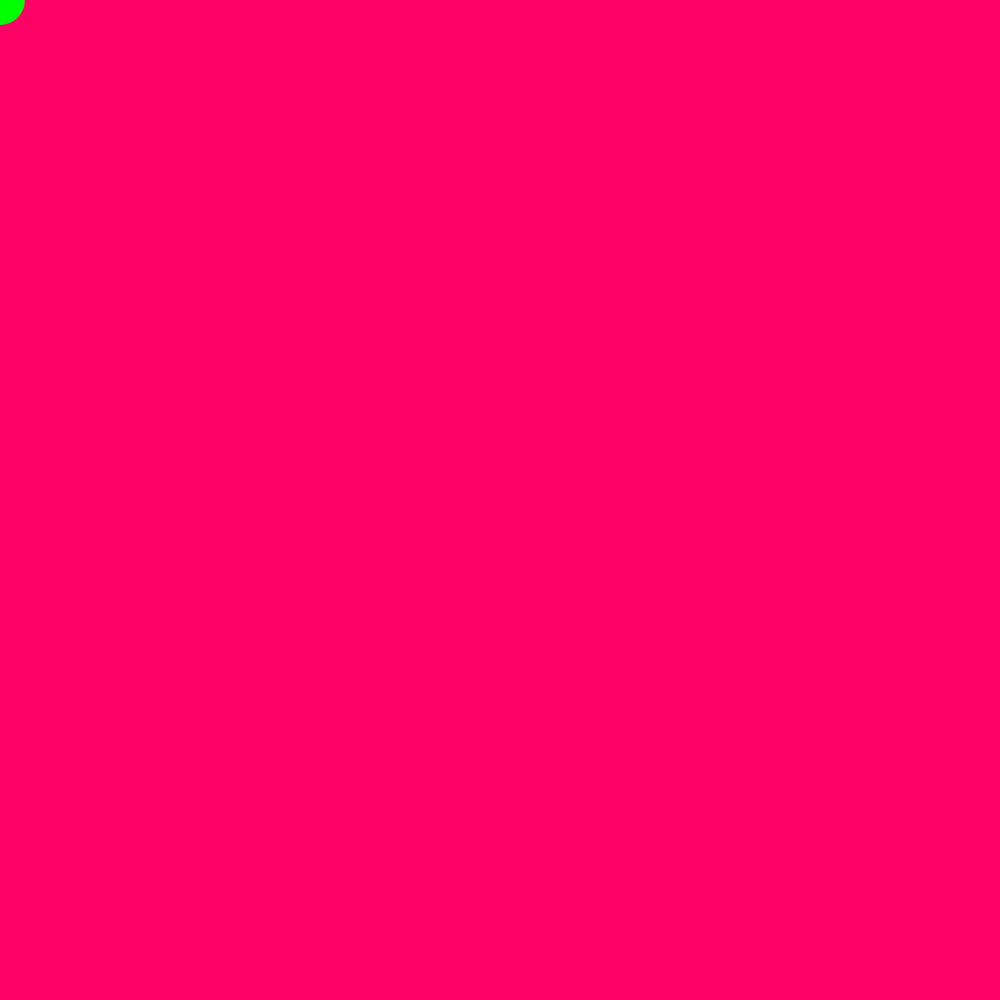
Frame 1 (no input)
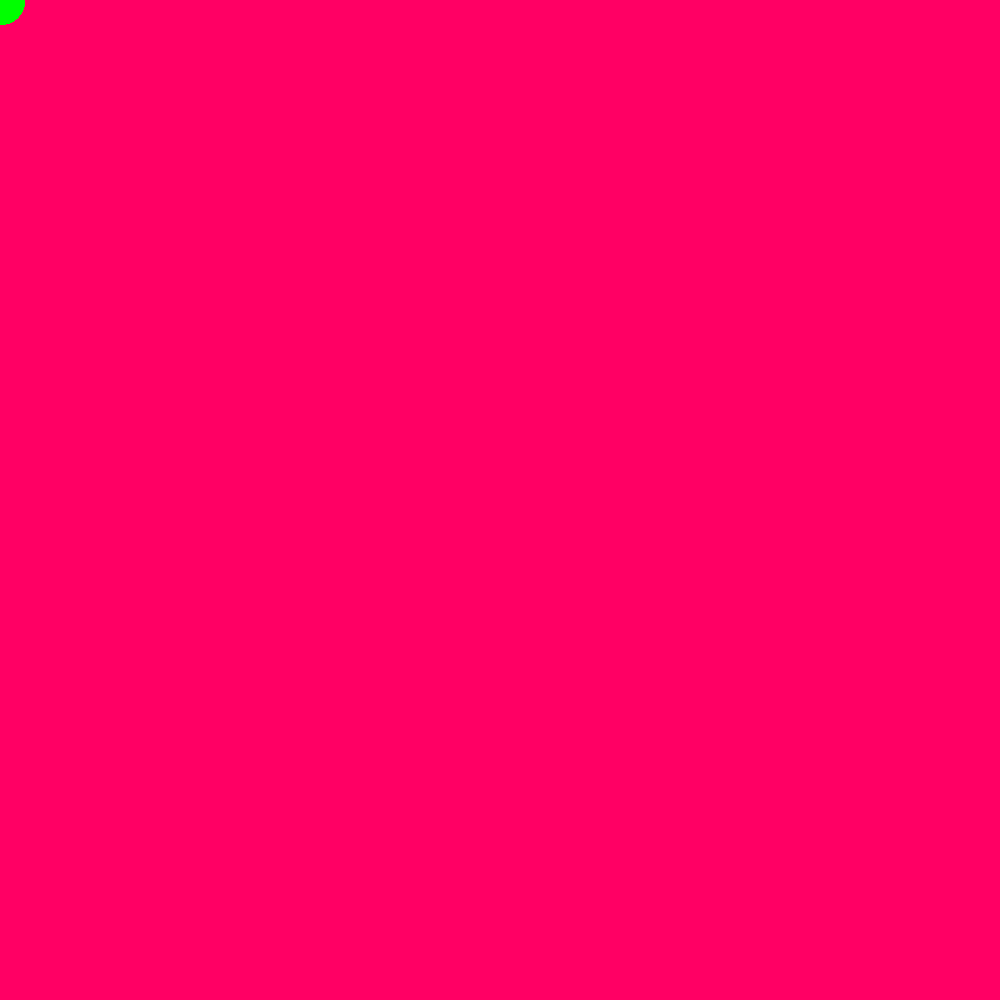
Frame 60 (no input)
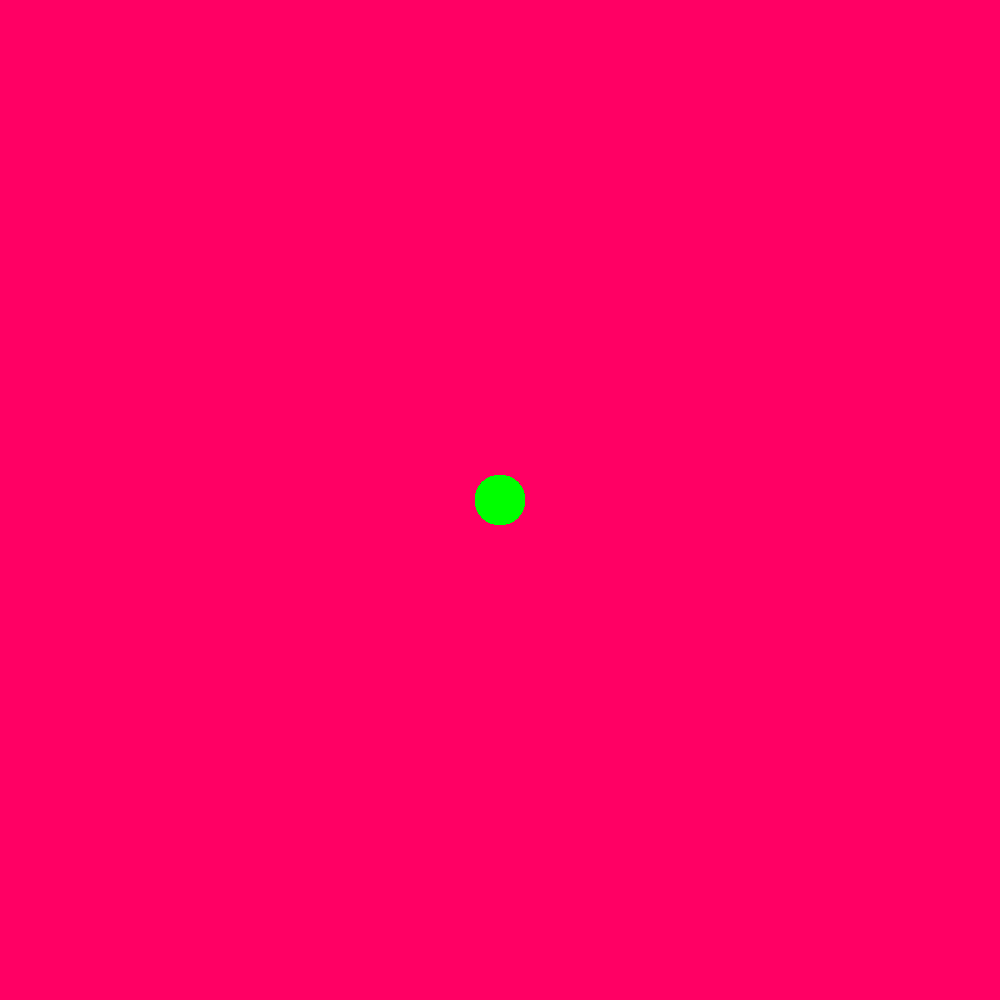
Frame 120 (the mouse pressed at the canvas centre since frame 60)

The p5.js sketch that drew these frames (run headless with seeded random() and noise() and a simulated clock; from frame 60 on, the mouse is pressed at the canvas centre):

// p5.js sketch
// ── sketch.js
function setup() {
  // put setup code here
//canvas
  createCanvas(1000,1000)
  //baggrund
  background(255,0,100)
}

function draw() {
  // put drawing code here

  noStroke();
  fill(0,255,0);
  ellipse(mouseX, mouseY,50,50);


}

function mousePressed() {
background(255,0,100)


}
